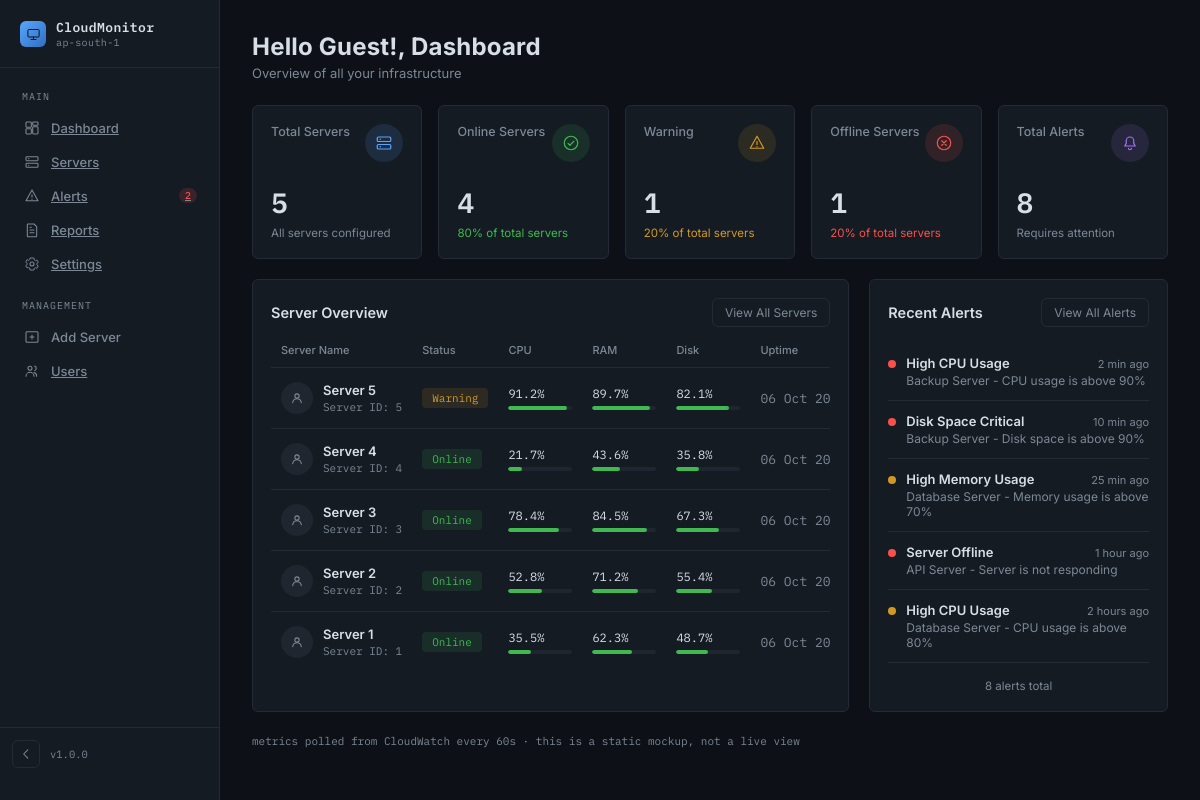
Page /dashboard on the earlier database version.
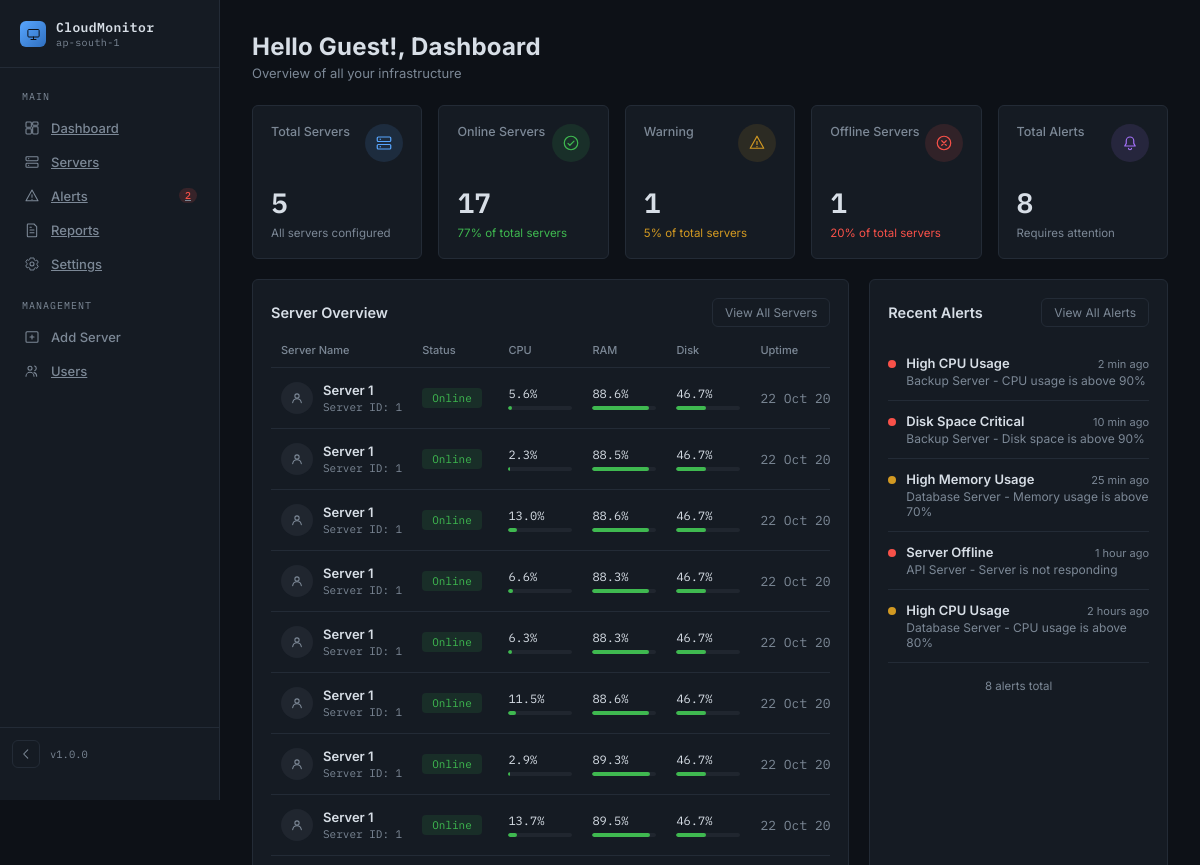
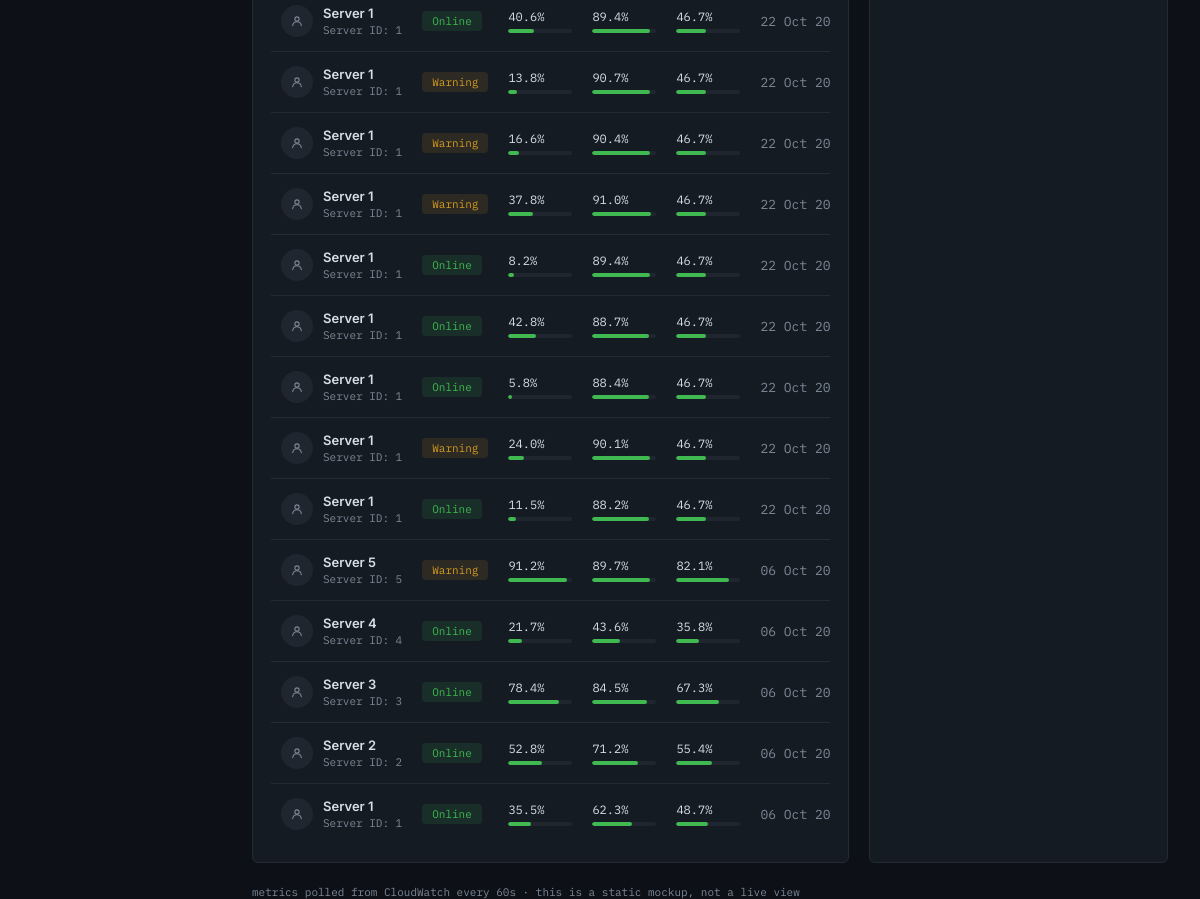
Same page on the later database version (2 pictures, top to bottom).
### app/models.py (models this page shows, shortened)
class Metric(db.Model):
    __tablename__ = "metrics"
    id = db.Column(
        db.Integer,
        primary_key=True
    )
    server_id = db.Column(
        db.Integer,
        nullable=False
    )
    cpu_usage = db.Column(
        db.Float,
        nullable=False
    )
    memory_usage = db.Column(
        db.Float,
        nullable=False
    )
    disk_usage = db.Column(
        db.Float,
        nullable=False
    )
    network_sent = db.Column(
        db.Float,
        nullable=False
    )
    network_received = db.Column(
        db.Float,
        nullable=False
    )
    timestamp = db.Column(
        db.DateTime,
        default=datetime.utcnow
  )

### app/routes/dashboard.py (the view)
@dashboard_bp.route("/dashboard")
def dashboard():
    logged_in_user = session.get("user_name", "Guest")
    metrics = Metric.query.order_by(
        Metric.timestamp.desc()
    ).all()
    return render_template(
        "project.html",
        usern=logged_in_user,
        metrics=metrics,
        timedelta=timedelta
    )

### app/templates/project.html (shortened to what this page needs)
{% extends "base.html" %}
{% block content %}
  <header>
    <div>
      <h1>Hello {{ usern }}!, Dashboard</h1>
      <p class="subtitle">Overview of all your infrastructure</p>
    </div>
  </header>
  <div class="stats-grid">
    <div class="card stat-card">
      <div class="stat-top">
        <span class="stat-label">Total Servers</span>
        <div class="stat-icon blue">
        </div>
      </div>
      <div class="stat-value">   {{ metrics|map(attribute='server_id')|unique|list|length }}</div>
      <div class="stat-desc muted">All servers configured</div>
    </div>
    <div class="card stat-card">
      <div class="stat-top">
        <span class="stat-label">Online Servers</span>
        <div class="stat-icon green">
          <svg viewBox="0 0 24 24" fill="none" xmlns="http://www.w3.org/2000/svg"><circle cx="12" cy="12" r="9" stroke="currentColor" stroke-width="1.6"/><path d="M8 12.5l2.5 2.5L16 9.5" stroke="currentColor" stroke-width="1.6" stroke-linecap="round" stroke-linejoin="round"/></svg>
        </div>
      </div>
      {% set online_count = metrics
    |selectattr('cpu_usage', 'lt', 90)
    |selectattr('memory_usage', 'lt', 90)
    |selectattr('disk_usage', 'lt', 90)
    |list
    |length
%}
<div class="stat-value">
    {{ online_count }}
</div>
<div class="stat-desc green">
    {{ ((online_count / (metrics|length)) * 100)|round|int if metrics|length > 0 else 0 }}% of total servers
</div>
    </div>
    <div class="card stat-card">
      <div class="stat-top">
        <span class="stat-label">Warning</span>
        <div class="stat-icon amber">
          <svg viewBox="0 0 24 24" fill="none" xmlns="http://www.w3.org/2000/svg"><path d="M12 3l9 16H3L12 3z" stroke="currentColor" stroke-width="1.6" stroke-linejoin="round"/><path d="M12 10v4" stroke="currentColor" stroke-width="1.6" stroke-linecap="round"/><circle cx="12" cy="17" r="0.9" fill="currentColor"/></svg>
        </div>
      </div>
      {% set warning_count = metrics
    |selectattr('cpu_usage', 'ge', 90)
    |list
    |length
%}
<div class="stat-value">
    {{ warning_count }}
</div>
<div class="stat-desc amber">
    {{ ((warning_count / (metrics|length)) * 100)|round|int if metrics|length > 0 else 0 }}% of total servers
</div>
    </div>
    <div class="card stat-card">
      <div class="stat-top">
        <span class="stat-label">Offline Servers</span>
        <div class="stat-icon red">
          <svg viewBox="0 0 24 24" fill="none" xmlns="http://www.w3.org/2000/svg"><circle cx="12" cy="12" r="9" stroke="currentColor" stroke-width="1.6"/><path d="M9 9l6 6M15 9l-6 6" stroke="currentColor" stroke-width="1.6" stroke-linecap="round"/></svg>
        </div>
      </div>
      <div class="stat-value">1</div>
      <div class="stat-desc red">20% of total servers</div>
    </div>
    <div class="card stat-card">
      <div class="stat-top">
        <span class="stat-label">Total Alerts</span>
        <div class="stat-icon purple">
          <svg viewBox="0 0 24 24" fill="none" xmlns="http://www.w3.org/2000/svg"><path d="M12 4a5 5 0 0 0-5 5v3.5L5 16h14l-2-3.5V9a5 5 0 0 0-5-5z" stroke="currentColor" stroke-width="1.6" stroke-linejoin="round"/><path d="M10 19a2 2 0 0 0 4 0" stroke="currentColor" stroke-width="1.6" stroke-linecap="round"/></svg>
        </div>
      </div>
      <div class="stat-value">8</div>
      <div class="stat-desc muted">Requires attention</div>
    </div>
  </div>
  <div class="layout">
    <div class="card table-card">
      <div class="card-head">
        <h2>Server Overview</h2>
        <button class="btn-outline" data-toast="Server list — no live view wired up yet.">View All Servers</button>
      </div>
      <div class="table-scroll">
        <table class="server-table">
          <thead>
            <tr>
              <th>Server Name</th>
              <th>Status</th>
              <th>CPU</th>
              <th>RAM</th>
              <th>Disk</th>
              <th>Uptime</th>
            </tr>
          </thead>
         <tbody>
{% for metric in metrics %}
<tr>
    <td>
        <div class="server-name-cell">
            <div class="avatar">
                <svg viewBox="0 0 24 24" fill="none"
                     xmlns="http://www.w3.org/2000/svg">
                    <circle cx="12" cy="9" r="3.2"
                            stroke="currentColor"
                            stroke-width="1.6"/>
                    <path d="M5.5 19c.6-3.4 3.4-5.8 6.5-5.8s5.9 2.4 6.5 5.8"
                          stroke="currentColor"
                          stroke-width="1.6"
                          stroke-linecap="round"/>
                </svg>
            </div>
            <div>
                <div class="sname">
                    Server {{ metric.server_id }}
                </div>
                <div class="sip">
                    Server ID: {{ metric.server_id }}
                </div>
            </div>
        </div>
    </td>
    <td>
        {% if metric.cpu_usage >= 90 or metric.memory_usage >= 90 or metric.disk_usage >= 90 %}
            <span class="pill warning">
                Warning
            </span>
        {% else %}
            <span class="pill online">
                Online
            </span>
        {% endif %}
    </td>
    <td>
        <div class="cell-metric">
            <span class="val">
                {{ metric.cpu_usage }}%
            </span>
            <div class="bar">
                <div
                    class="bar-fill ok"
                    style="width: {{ metric.cpu_usage }}%;">
                </div>
            </div>
        </div>
    </td>
    <td>
        <div class="cell-metric">
            <span class="val">
                {{ metric.memory_usage }}%
            </span>
            <div class="bar">
                <div
                    class="bar-fill ok"
                    style="width: {{ metric.memory_usage }}%;">
                </div>
            </div>
        </div>
    </td>
    <td>
        <div class="cell-metric">
            <span class="val">
                {{ metric.disk_usage }}%
            </span>
            <div class="bar">
                <div
                    class="bar-fill ok"
                    style="width: {{ metric.disk_usage }}%;">
                </div>
            </div>
        </div>
    </td>
    <td class="uptime">
        {% if metric.timestamp %}
            {{ (metric.timestamp + timedelta(hours=5, minutes=30)).strftime('%d %b %Y, %I:%M:%S %p') }}
        {% else %}
            -
        {% endif %}
    </td>
</tr>
{% else %}
<tr>
    <td colspan="7" style="text-align:center;">
        No metric data available.
    </td>
</tr>
{% endfor %}
</tbody>
        </table>
      </div>
    </div>
    <div class="card alerts-card">
      <div class="card-head">
        <h2>Recent Alerts</h2>
        <button class="btn-outline" data-toast="Alerts log — no live view wired up yet.">View All Alerts</button>
      </div>
      <div class="alert-row">
        <div class="alert-dot crit"></div>
        <div class="alert-content">
          <div class="alert-top"><span class="alert-title">High CPU Usage</span><span class="alert-time">2 min ago</span></div>
          <div class="alert-sub">Backup Server - CPU usage is above 90%</div>
        </div>
      </div>
      <div class="alert-row">
        <div class="alert-dot crit"></div>
        <div class="alert-content">
          <div class="alert-top"><span class="alert-title">Disk Space Critical</span><span class="alert-time">10 min ago</span></div>
          <div class="alert-sub">Backup Server - Disk space is above 90%</div>
        </div>
      </div>
      <div class="alert-row">
        <div class="alert-dot warn"></div>
        <div class="alert-content">
          <div class="alert-top"><span class="alert-title">High Memory Usage</span><span class="alert-time">25 min ago</span></div>
          <div class="alert-sub">Database Server - Memory usage is above 70%</div>
        </div>
      </div>
      <div class="alert-row">
        <div class="alert-dot crit"></div>
        <div class="alert-content">
          <div class="alert-top"><span class="alert-title">Server Offline</span><span class="alert-time">1 hour ago</span></div>
          <div class="alert-sub">API Server - Server is not responding</div>
        </div>
      </div>
      <div class="alert-row">
        <div class="alert-dot warn"></div>
        <div class="alert-content">
          <div class="alert-top"><span class="alert-title">High CPU Usage</span><span class="alert-time">2 hours ago</span></div>
          <div class="alert-sub">Database Server - CPU usage is above 80%</div>
        </div>
      </div>
      <div class="alerts-footer">8 alerts total</div>
    </div>
  </div>
  <footer>metrics polled from CloudWatch every 60s · this is a static mockup, not a live view</footer>
{% endblock %}

### app/templates/base.html (shortened to what this page needs)
<!DOCTYPE html>
<html lang="en">
<head>
<link rel="stylesheet" href="{{ url_for('static', filename='style.css') }}">
</head>
<body>
<aside class="sidebar" id="sidebar">
  <div class="brand">
    <div class="brand-mark">
      <svg viewBox="0 0 24 24" fill="none" xmlns="http://www.w3.org/2000/svg">
        <rect x="3" y="4" width="18" height="12" rx="1.5" stroke="#0D1117" stroke-width="1.6"/>
        <path d="M8 20h8M12 16v4" stroke="#0D1117" stroke-width="1.6" stroke-linecap="round"/>
      </svg>
    </div>
    <div class="brand-text">CloudMonitor<span>ap-south-1</span></div>
  </div>
  <nav class="nav-section">
    <div class="nav-section-title">Main</div>
    <a href="{{ url_for('dashboard.dashboard') }}" class="nav-item {% if active_page == 'dashboard' %}active{% endif %}" data-view="dashboard">
      <span class="nav-label">Dashboard</span>
    </a>
       <a href="{{ url_for('servers.servers') }}" class="nav-item {% if active_page == 'servers' %}active{% endif %}" data-view="servers">
      <span class="nav-label">Servers</span>
    </a>
    <a href="{{ url_for('alerts.alerts') }}" class="nav-item {% if active_page == 'alerts' %}active{% endif %}" data-view="alerts">
      <svg viewBox="0 0 24 24" fill="none" xmlns="http://www.w3.org/2000/svg"><path d="M12 3l9 16H3L12 3z" stroke="currentColor" stroke-width="1.6" stroke-linejoin="round"/><path d="M12 10v4" stroke="currentColor" stroke-width="1.6" stroke-linecap="round"/><circle cx="12" cy="17" r="0.9" fill="currentColor"/></svg>
      <span class="nav-label">Alerts</span>
      <span class="badge">2</span>
    </a>
    <a href="{{ url_for('reports.reports') }}" class="nav-item {% if active_page == 'reports' %}active{% endif %}" data-view="reports">
      <svg viewBox="0 0 24 24" fill="none" xmlns="http://www.w3.org/2000/svg"><path d="M6 3h9l4 4v14a1 1 0 0 1-1 1H6a1 1 0 0 1-1-1V4a1 1 0 0 1 1-1z" stroke="currentColor" stroke-width="1.6" stroke-linejoin="round"/><path d="M9 12h6M9 16h6M9 8h2" stroke="currentColor" stroke-width="1.6" stroke-linecap="round"/></svg>
      <span class="nav-label">Reports</span>
    </a>
    <a href="{{ url_for('settings.settings') }}" class="nav-item {% if active_page == 'settings' %}active{% endif %}" data-view="settings">
      <span class="nav-label">Settings</span>
    </a>
  </nav>
  <nav class="nav-section">
    <div class="nav-section-title">Management</div>
    <div class="nav-item" data-view="add-server">
      <svg viewBox="0 0 24 24" fill="none" xmlns="http://www.w3.org/2000/svg"><rect x="3" y="4" width="18" height="16" rx="1.5" stroke="currentColor" stroke-width="1.6"/><path d="M12 9v6M9 12h6" stroke="currentColor" stroke-width="1.6" stroke-linecap="round"/></svg>
      <span class="nav-label">Add Server</span>
    </div>
    <a href="{{ url_for('users.users') }}" class="nav-item {% if active_page == 'users' %}active{% endif %}" data-view="users">
      <span class="nav-label">Users</span>
    </a>
  </nav>
  <div class="sidebar-spacer"></div>
  <div class="sidebar-foot">
    <button class="collapse-btn" id="collapseBtn" title="Collapse sidebar">
      <svg viewBox="0 0 24 24" fill="none" xmlns="http://www.w3.org/2000/svg"><path d="M15 5l-7 7 7 7" stroke="currentColor" stroke-width="1.8" stroke-linecap="round" stroke-linejoin="round"/></svg>
    </button>
    <div class="sidebar-foot-text">v1.0.0</div>
  </div>
</aside>
<main class="main">
{% block content %}{% endblock %}
</main>
</body>
</html>

Differences in the rows shown:
added Metric: server_id "1", shows "Online", cpu_usage "5.6", memory_usage "88.6", disk_usage "46.7", timestamp "22 Oct…"
added Metric: server_id "1", shows "Online", cpu_usage "2.3", memory_usage "88.5", disk_usage "46.7", timestamp "22 Oct…"
added Metric: server_id "1", shows "Online", cpu_usage "13.0", memory_usage "88.6", disk_usage "46.7", timestamp "22 Oct…"
added Metric: server_id "1", shows "Online", cpu_usage "6.6", memory_usage "88.3", disk_usage "46.7", timestamp "22 Oct…"
added Metric: server_id "1", shows "Online", cpu_usage "6.3", memory_usage "88.3", disk_usage "46.7", timestamp "22 Oct…"
added Metric: server_id "1", shows "Online", cpu_usage "11.5", memory_usage "88.6", disk_usage "46.7", timestamp "22 Oct…"
added Metric: server_id "1", shows "Online", cpu_usage "2.9", memory_usage "89.3", disk_usage "46.7", timestamp "22 Oct…"
added Metric: server_id "1", shows "Online", cpu_usage "13.7", memory_usage "89.5", disk_usage "46.7", timestamp "22 Oct…"
added Metric: server_id "1", shows "Online", cpu_usage "40.6", memory_usage "89.4", disk_usage "46.7", timestamp "22 Oct…"
added Metric: server_id "1", shows "Warning", cpu_usage "13.8", memory_usage "90.7", disk_usage "46.7", timestamp "22 Oct…"
added Metric: server_id "1", shows "Warning", cpu_usage "16.6", memory_usage "90.4", disk_usage "46.7", timestamp "22 Oct…"
added Metric: server_id "1", shows "Warning", cpu_usage "37.8", memory_usage "91.0", disk_usage "46.7", timestamp "22 Oct…"
added Metric: server_id "1", shows "Online", cpu_usage "8.2", memory_usage "89.4", disk_usage "46.7", timestamp "22 Oct…"
added Metric: server_id "1", shows "Online", cpu_usage "42.8", memory_usage "88.7", disk_usage "46.7", timestamp "22 Oct…"
added Metric: server_id "1", shows "Online", cpu_usage "5.8", memory_usage "88.4", disk_usage "46.7", timestamp "22 Oct…"
added Metric: server_id "1", shows "Warning", cpu_usage "24.0", memory_usage "90.1", disk_usage "46.7", timestamp "22 Oct…"
added Metric: server_id "1", shows "Online", cpu_usage "11.5", memory_usage "88.2", disk_usage "46.7", timestamp "22 Oct…"
Other differences:
{{ online_count }}: "4" → "17"
text no longer shown: "80 20"
text now shown: "77 5"
